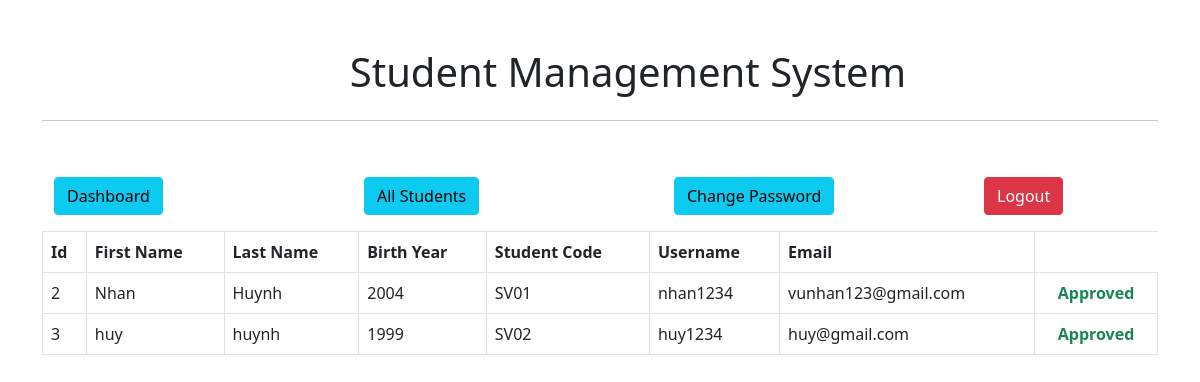
The page /admin/get-all-user on the database its author committed.
### main.py (models this page shows, shortened)
class User(db.Model):
    id = db.Column(db.Integer, primary_key=True)
    fname = db.Column(db.String(255), nullable=False)
    lname = db.Column(db.String(255), nullable=False)
    email = db.Column(db.String(255), nullable=False)
    student_code = db.Column(db.String(50), nullable=True)
    birth_year = db.Column(db.Integer, nullable=True)
    username = db.Column(db.String(255), nullable=False)
    password = db.Column(db.String(255), nullable=False)
    role = db.Column(db.String(50), default='user', nullable=False)  # Thêm cột role
    status = db.Column(db.Integer, default=0, nullable=False)
    id_class = db.Column(db.Integer, db.ForeignKey('class.id_class'), nullable=True)

### main.py (the view)
@app.route('/admin/get-all-user', methods=['GET', 'POST'])
def adminGetAllUser():
    users = User.query.filter_by(role='user').all()
    return render_template('admin/all-user.html', title="Approve User", users = users)

### templates/admin/all-user.html (shortened to what this page needs)
{% extends "admin/layout.html" %}
{% block content %}
<div class="container">
    {% include "admin/navbar.html" %}
    <div class="my-2">
        <div class="table-responsive">
            <table class="table table-bordered">
                <thead>
                    <tr>
                        <th>Id</th>
                        <th>First Name</th>
                        <th>Last Name</th>
                        <th>Birth Year</th>
                        <th>Student Code</th>
                        <th>Username</th>
                        <th>Email</th>
                    </tr>
                </thead>
                <tbody>
                    {% for user in users %}
                    <tr>
                        <td>{{user.id}}</td>
                        <td>{{user.fname}}</td>
                        <td>{{user.lname}}</td>
                        <td>{{user.birth_year}}</td>
                        <td>{{user.student_code}}</td>
                        <td>{{user.username}}</td>
                        <td>{{user.email}}</td>
                        <td class="text-center">
                            {% if user.status ==1%}
                            <span class="fw-bold text-success">Approved</span>
                            {% else %}
                            <a href="/admin/approve-user/{{user.id}}">
                                <button class="btn btn-warning">Approve</button>
                            </a>
                            {% endif %}
                        </td>
                    </tr>
                    {% endfor %}
                </tbody>
            </table>
        </div>
    </div>
</div>
{% endblock content %}

### templates/admin/layout.html (shortened to what this page needs)
<!DOCTYPE html>
<html lang="en">
<head>
    <link href="https://cdn.jsdelivr.net/npm/bootstrap@5.0.2/dist/css/bootstrap.min.css" rel="stylesheet"
>
</head>
<body>
    <div class="container my-5">
        <div class="d-flex justify-content-center align-items-center">
            <h1>Student Management System</h1>
        </div>
        <hr>
    </div>
    {% block content %} {% endblock content %}
</body>
</html>

### templates/admin/navbar.html
<div class="container">
    <div class="row justify-content-between">
        <div class="col-xl-2 col-lg-3 col-md-4 col-sm-6 my-2">
            <a href="/admin/dashboard" class="btn btn-info w-full">Dashboard</a>
        </div>
        <div class="col-xl-2 col-lg-3 col-md-4 col-sm-6 my-2">
            <a href="/admin/get-all-user" class="btn btn-info w-full">All Students</a>
        </div>
        <div class="col-xl-2 col-lg-3 col-md-4 col-sm-6 my-2">
            <a href="/admin/change-admin-password" class="btn btn-info w-full">Change Password</a>
        </div>
        <div class="col-xl-2 col-lg-3 col-md-4 col-sm-6 my-2">
            <a href="/admin/logout" class="btn btn-danger w-full">Logout</a>
        </div>
    </div>
</div>

### rows shown on the page
User: id "2", fname "Nhan", lname "Huynh", birth_year "2004", student_code "SV01", username "nhan1234", email "vunhan123@gmail.com", status "Approved"
User: id "3", fname "huy", lname "huynh", birth_year "1999", student_code "SV02", username "huy1234", email "huy@gmail.com", status "Approved"
